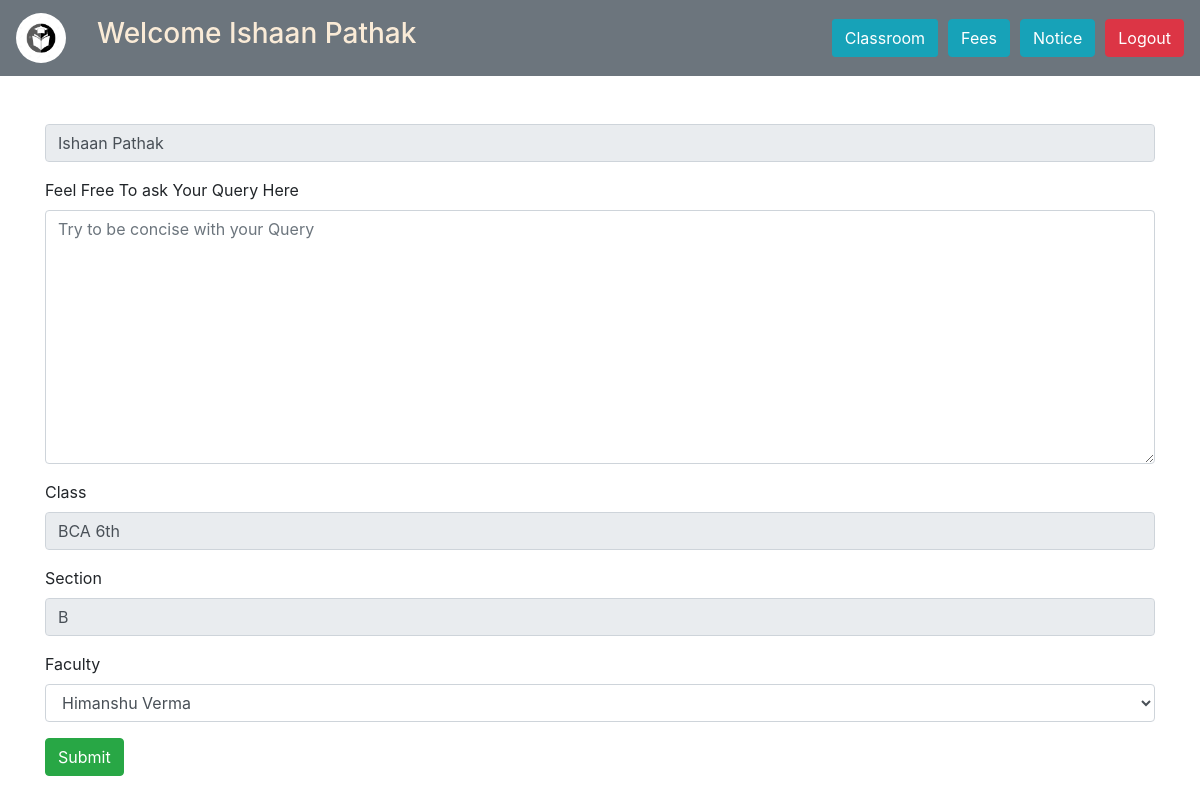
Page /classroom/student/Ishaan Pathak/studentPage/ on the committed database.
### Design/models.py (models this page shows, shortened)
class Register(models.Model):
    choice = {
        ("student","student"),
        ("faculty","faculty"),
        ("hod","hod")
    }
    name = models.CharField(max_length=1000,blank=False)
    authority = models.CharField(max_length=10,choices=choice,blank=False)
    email = models.EmailField(max_length=100,blank=False)
    password = models.CharField(max_length=100,blank=False)
    phone = models.IntegerField(blank=False)
    address = models.CharField(max_length=1000,blank=False)
    date = models.DateField(default=datetime.now())

class Student(models.Model):
    regis = models.OneToOneField(Register,on_delete=models.CASCADE)
    Class = models.CharField(max_length=10,blank=False)
    section = models.CharField(max_length=1,blank=False)

### Design/views.py (the view, shortened to what this page needs)
# urls.py: path("classroom/student/<str:name>/studentPage/",classroom_student_home),
def classroom_student_home(request,name):
    info = get_object_or_404(Register,name=name)
    for da in Student.objects.all():
        if(da.regis.name == info.name):
            sinfo = da
    fdata = Allotment.objects.filter(Class=sinfo.Class,section=sinfo.section)
    noticedata = Notice.objects.filter(Class=sinfo.Class,section=sinfo.section)
    if request.method == "GET":
        return render(request,"student/student_home_contd.html",{"information":info,"student_info":sinfo,"notice":noticedata,"faculty":fdata})

### templates/student/student_home_contd.html (shortened to what this page needs)
<!DOCTYPE html>
<html lang="en">
<head>
    <link rel="stylesheet" href="https://maxcdn.bootstrapcdn.com/bootstrap/4.4.1/css/bootstrap.min.css">
</head>
<body>
    <nav class="navbar navbar-expand-sm navbar-secondary bg-secondary">
        <div class="navbar-brand">
            <img src="{{static}}/static/Icon.jpeg" class="rounded-circle" alt="Logo" style="height: 50px;width: 50px;">
        </div>
        <div class="container">
            {% if information %}
            <h3 style="color: antiquewhite;"> Welcome {{information.name}}</h3>
            {% endif %}
        </div>
        <ul class="navbar-nav">
            {% if information %}
            <li class="navbar-item"><a href="/classroom/student/{{information.name}}/" class="btn btn-info" style="border-radius: 3px;">Classroom</a></li>
            {% endif %}
            <li class="navbar-item"><a href="/classroom/student/{{information.name}}/fees/" class="btn btn-info">Fees</a></li>
            <li class="navbar-item"><button type="button" class="btn btn-info" data-toggle="modal" data-target="#notice">Notice</button></li>
            <li class="navbar-item"><a href="/logout/" class="btn btn-danger">Logout</a></li>
        </ul>
    </nav>
    <div class="container" style="margin-top: 3rem;">
        <form action="" method="post">
            <div class="form-group">
                <input type="text" class="form-control" id="name" name="name" value="{{information.name}}" readonly>
            </div>
            <div class="form-group">
                <label for="query">Feel Free To ask Your Query Here</label>
                <textarea name="query" id="query" cols="30" rows="10" class="form-control" maxlength="1000" placeholder="Try to be concise with your Query"></textarea>
            </div>
            <div class="form-group">
                <label for="class">Class</label>
                <input type="text" name="class" id="class" class="form-control" value="{{student_info.Class}}" readonly>
            </div>
            <div class="form-group">
                <label for="section">Section</label>
                <input name="section" id="section" class="form-control" value="{{student_info.section}}" readonly>
            </div>
            <div class="form-group">
                <label for="faculty">Faculty</label>
                <select name="faculty" id="faculty" class="form-control">
                    {% for dat in faculty %}
                        <option value="{{dat.name}}">{{dat.name}}</option>
                    {% endfor %}
                </select>
            </div>
            <button type="submit" class="btn btn-success">Submit</button>
        </form>
    </div>
</body>
</html>

### templates/student/student_home_contd.html (style rules this page uses)
nav ul li { margin-left: 10px; }

### rows in the picture
Register: name "Ishaan Pathak"
Student: class "BCA 6th", section "B"

### other values in the picture
form field faculty "Himanshu Verma"
